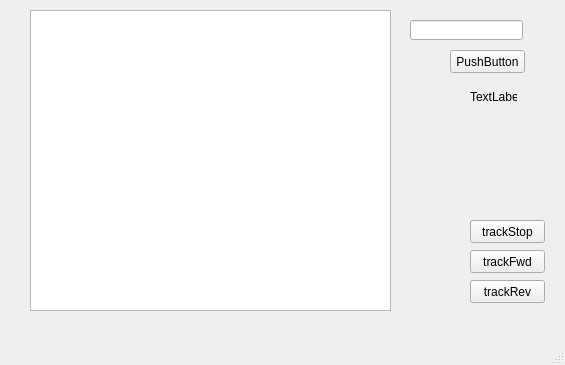
<?xml version="1.0" encoding="UTF-8"?>
<ui version="4.0">
 <class>MainWindow</class>
 <widget class="QMainWindow" name="MainWindow">
  <property name="geometry">
   <rect>
    <x>0</x>
    <y>0</y>
    <width>565</width>
    <height>365</height>
   </rect>
  </property>
  <property name="windowTitle">
   <string>MainWindow</string>
  </property>
  <widget class="QWidget" name="centralwidget">
   <widget class="QLineEdit" name="lineEdit">
    <property name="geometry">
     <rect>
      <x>410</x>
      <y>20</y>
      <width>113</width>
      <height>20</height>
     </rect>
    </property>
   </widget>
   <widget class="QPushButton" name="pushButton">
    <property name="geometry">
     <rect>
      <x>450</x>
      <y>50</y>
      <width>75</width>
      <height>23</height>
     </rect>
    </property>
    <property name="text">
     <string>PushButton</string>
    </property>
   </widget>
   <widget class="QLabel" name="label">
    <property name="geometry">
     <rect>
      <x>470</x>
      <y>90</y>
      <width>47</width>
      <height>13</height>
     </rect>
    </property>
    <property name="text">
     <string>TextLabel</string>
    </property>
   </widget>
   <widget class="QPushButton" name="pushButton_trackStop">
    <property name="geometry">
     <rect>
      <x>470</x>
      <y>220</y>
      <width>75</width>
      <height>23</height>
     </rect>
    </property>
    <property name="text">
     <string>trackStop</string>
    </property>
   </widget>
   <widget class="QPushButton" name="pushButton_trackFwd">
    <property name="geometry">
     <rect>
      <x>470</x>
      <y>250</y>
      <width>75</width>
      <height>23</height>
     </rect>
    </property>
    <property name="text">
     <string>trackFwd</string>
    </property>
   </widget>
   <widget class="QPushButton" name="pushButton_trackRev">
    <property name="geometry">
     <rect>
      <x>470</x>
      <y>280</y>
      <width>75</width>
      <height>23</height>
     </rect>
    </property>
    <property name="text">
     <string>trackRev</string>
    </property>
   </widget>
   <widget class="QTextEdit" name="textEdit">
    <property name="geometry">
     <rect>
      <x>30</x>
      <y>10</y>
      <width>361</width>
      <height>301</height>
     </rect>
    </property>
   </widget>
  </widget>
  <widget class="QMenuBar" name="menubar">
   <property name="geometry">
    <rect>
     <x>0</x>
     <y>0</y>
     <width>565</width>
     <height>21</height>
    </rect>
   </property>
  </widget>
  <widget class="QStatusBar" name="statusbar"/>
 </widget>
 <resources/>
 <connections/>
</ui>
